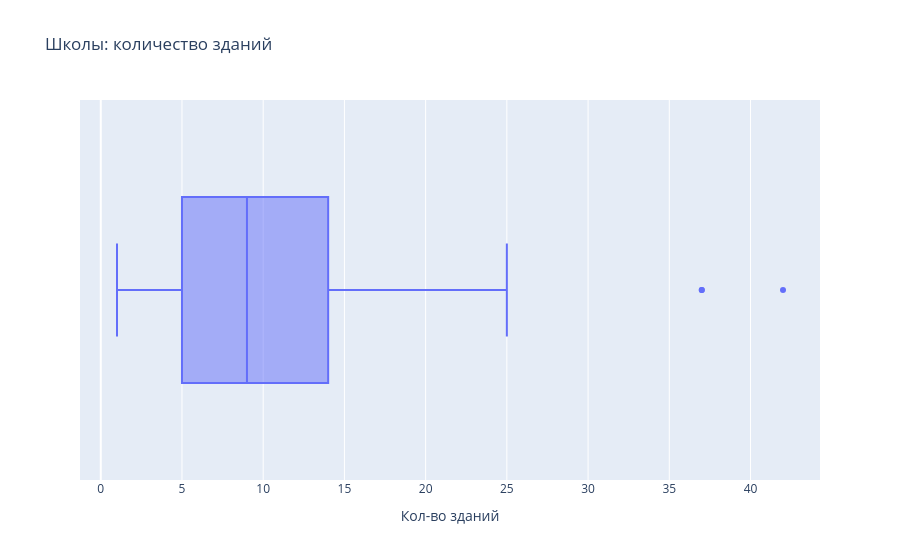
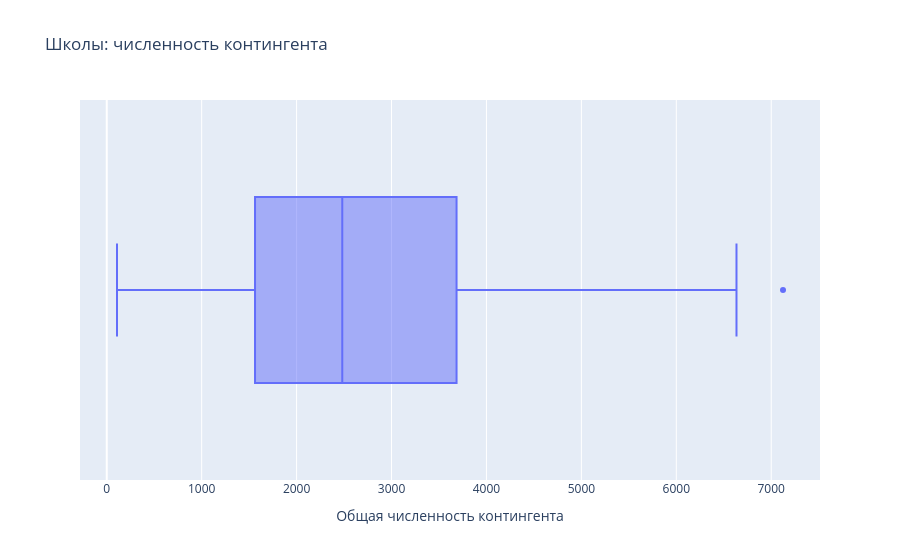

These figures' notebook cell, in order:
### Markdown cell above
### 3.3. Школы - количество зданий и численность контингента

### Code cell
fig = px.box(df_school, x='Кол-во зданий', title='Школы: количество зданий', hover_data=['Школа', 'Округ'])
fig.show()

fig = px.box(df_school, x='Общая численность контингента', title='Школы: численность контингента', hover_data=['Школа', 'Округ'])
fig.show()

### Figure 1 — Plotly figure (JSON) as saved in the notebook; plotly's stock layout.template omitted (floating-point values rounded to 4 significant figures; data arrays with more than 128 entries replaced by an {"elided": "..."} marker saying what was removed)
{"data": [{"alignmentgroup": "True", "customdata": {"elided": "266x2 mixed values"}, "hovertemplate": "Кол-во зданий=%{x}<br>Школа=%{customdata[0]}<br>Округ=%{customdata[1]}<extra></extra>", "legendgroup": "", "marker": {"color": "#636efa"}, "name": "", "notched": false, "offsetgroup": "", "orientation": "h", "showlegend": false, "type": "box", "x": {"elided": "266 int values"}, "x0": " ", "xaxis": "x", "y0": " ", "yaxis": "y"}], "layout": {"boxmode": "group", "legend": {"tracegroupgap": 0}, "title": {"text": "Школы: количество зданий"}, "xaxis": {"anchor": "y", "domain": [0, 1], "title": {"text": "Кол-во зданий"}}, "yaxis": {"anchor": "x", "domain": [0, 1]}}}

### Figure 2 — Plotly figure (JSON) as saved in the notebook; plotly's stock layout.template omitted (floating-point values rounded to 4 significant figures; data arrays with more than 128 entries replaced by an {"elided": "..."} marker saying what was removed)
{"data": [{"alignmentgroup": "True", "customdata": {"elided": "266x2 mixed values"}, "hovertemplate": "Общая численность контингента=%{x}<br>Школа=%{customdata[0]}<br>Округ=%{customdata[1]}<extra></extra>", "legendgroup": "", "marker": {"color": "#636efa"}, "name": "", "notched": false, "offsetgroup": "", "orientation": "h", "showlegend": false, "type": "box", "x": {"elided": "266 int values"}, "x0": " ", "xaxis": "x", "y0": " ", "yaxis": "y"}], "layout": {"boxmode": "group", "legend": {"tracegroupgap": 0}, "title": {"text": "Школы: численность контингента"}, "xaxis": {"anchor": "y", "domain": [0, 1], "title": {"text": "Общая численность контингента"}}, "yaxis": {"anchor": "x", "domain": [0, 1]}}}
